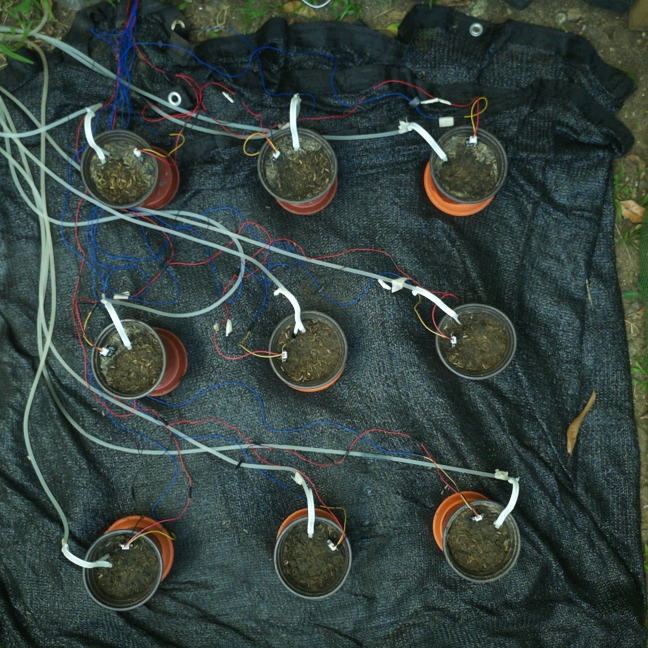
#> input picture DATA/agrisentry_data/frames/D01_2026-10-29_1314.png, 1296 x 1296 px (shown at 1/2 size)
$ python remask_all.py
#> lines starting #> are read from the running program, lines starting #| are printed output that depends on the picture; after the words box and inside, x2 and y2 are one past the last pixel; in counts of white or black regions, pixels touching at a corner belong together
#!/usr/bin/env python3
"""remask_all.py -- Generate parallel clean-masked dataset and overlays from saved
Run 2 frames (D01, D04-D21) without touching the original baseline files.

Reads Dual_Archi/growth_dataset.csv (read-only) and writes:
  - Dual_Archi/growth_dataset_clean.csv
  - DATA/thesis_clean/growth_dataset.csv (+ sowing_date.txt, field_log.csv, glare_log.csv)
  - DATA/agrisentry_data/frames/overlay_clean/*.jpg

Uses PIL + numpy (no OpenCV dependency required).
Does NOT push to GitHub.
"""
import csv
import json
import os
import shutil
import numpy as np
from PIL import Image, ImageDraw, ImageFont

REPO = os.path.dirname(os.path.dirname(os.path.dirname(os.path.abspath(__file__))))
DUAL = os.path.join(REPO, "Dual_Archi")
THESIS_CLEAN = os.path.join(REPO, "DATA", "thesis_clean")
FRAME_DIR = os.path.join(REPO, "DATA", "agrisentry_data", "frames")
OVERLAY_CLEAN_DIR = os.path.join(FRAME_DIR, "overlay_clean")

CSV_PATH = os.path.join(DUAL, "growth_dataset.csv")
OUT_CLEAN_CSV = os.path.join(DUAL, "growth_dataset_clean.csv")
ALIGN_LOG = os.path.join(DUAL, "align_log.csv")

# Masking constants (aligned with updated Dual_Archi/capture_gpr.py)
HUE_LO, HUE_HI = 36, 85
SAT_MIN, VAL_MIN = 100, 55
WEAK_HUE_LO, WEAK_HUE_HI = 34, 88
WEAK_SAT_MIN, WEAK_VAL_MIN = 80, 48
MIN_BLOB_AREA = 12
POT_INNER_R_PX = 68.0
REF_R, REF_G, REF_B = 62.3, 72.3, 60.5

CELL_R_PX = 175.0
POT_PITCH_MM = 330.0        # same as capture_gpr.py (territory r = 221 px)
PX_PER_MM = 1.34
ANOMALY_DELTA_PER_DAY = 15.0

DAY_FRAMES = {
    1:  ("pot_rois_before_D6_recentre.json", (0.0, 0.0),   "D01_2026-10-29_1314.png"),
    4:  ("pot_rois_before_D6_recentre.json", (0.0, 0.0),   "D04_2026-11-01_1210.png"),
    5:  ("pot_rois_before_D6_recentre.json", (0.0, 0.0),   "D05_2026-11-02_1210.png"),
    6:  ("pot_rois_before_D6_recentre.json", (0.0, 0.0),   "D06_2026-11-03_1200.png"),
    7:  ("pot_rois_before_D10_align.json",   (0.0, 0.0),   "D07_2026-11-04_1200.png"),
    8:  ("pot_rois_before_D10_align.json",   (0.0, 0.0),   "D08_2026-11-05_1200.png"),
    9:  ("pot_rois_before_D10_align.json",   (0.0, 0.0),   "D09_2026-11-06_1200.png"),
    10: ("pot_rois_before_D11_rebase.json",  "2026-11-07 13:54", "D10_2026-11-07_1224.png"),
    11: ("pot_rois_before_D11_rebase.json",  "2026-11-08 12:52", "D11_2026-11-08_1252.png"),
    12: ("pot_rois.json",                    "2026-11-09 12:00", "replaced/D12_2026-11-09_1200.png"),
    13: ("pot_rois.json",                    "2026-11-10 12:00", "D13_2026-11-10_1200.png"),
    14: ("pot_rois.json",                    "2026-11-11 12:00", "D14_2026-11-11_1200.png"),
    15: ("pot_rois.json",                    "2026-11-12 12:10", "D15_2026-11-12_1210.png"),
    16: ("pot_rois.json",                    "2026-11-13 12:00", "D16_2026-11-13_1200.png"),
    17: ("pot_rois.json",                    "2026-11-14 12:00", "D17_2026-11-14_1200.png"),
    18: ("pot_rois.json",                    "2026-11-15 12:00", "D18_2026-11-15_1200.png"),
    19: ("pot_rois.json",                    "2026-11-16 12:47", "D19_2026-11-16_1247.png"),
    20: ("pot_rois.json",                    "2026-11-17 12:41", "D20_2026-11-17_1242.png"),
    21: ("pot_rois.json",                    "2026-11-18 12:54", "D21_2026-11-18_1254.png"),
}


def sunny_wb_rgb(rgb):
    """Normalize RGB frame to sunny-day neutral reference on mid-tone pixels."""
    f = rgb.astype(np.float32)
    lum = f.mean(axis=2)
    valid = (lum > 15) & (lum < 235)
    if np.count_nonzero(valid) < 1000:
        valid = np.ones(rgb.shape[:2], dtype=bool)
    rm = float(f[..., 0][valid].mean())
    gm = float(f[..., 1][valid].mean())
    bm = float(f[..., 2][valid].mean())
    out = np.empty_like(f)
    out[..., 0] = f[..., 0] * (REF_R / max(rm, 1.0))
    out[..., 1] = f[..., 1] * (REF_G / max(gm, 1.0))
    out[..., 2] = f[..., 2] * (REF_B / max(bm, 1.0))
    return np.clip(out, 0, 255).astype(np.uint8)


def rgb_to_cv_hsv(rgb):
    """OpenCV-compatible uint8 HSV (H: 0..179, S: 0..255, V: 0..255)."""
    arr = rgb.astype(np.float32) / 255.0
    r, g, b = arr[..., 0], arr[..., 1], arr[..., 2]
    mx = np.maximum(np.maximum(r, g), b)
    mn = np.minimum(np.minimum(r, g), b)
    df = mx - mn

    h = np.zeros_like(mx)
    nz = df > 1e-6
    mr = nz & (mx == r)
    mg = nz & (mx == g) & ~mr
    mb = nz & (mx == b) & ~mr & ~mg

    h[mr] = (60.0 * ((g[mr] - b[mr]) / df[mr])) % 360.0
    h[mg] = 60.0 * ((b[mg] - r[mg]) / df[mg]) + 120.0
    h[mb] = 60.0 * ((r[mb] - g[mb]) / df[mb]) + 240.0

    s = np.zeros_like(mx)
    s[mx > 1e-6] = (df[mx > 1e-6] / mx[mx > 1e-6]) * 255.0
    v = mx * 255.0

    out = np.empty(rgb.shape, dtype=np.uint8)
    out[..., 0] = np.clip(np.round(h / 2.0), 0, 179).astype(np.uint8)
    out[..., 1] = np.clip(np.round(s), 0, 255).astype(np.uint8)
    out[..., 2] = np.clip(np.round(v), 0, 255).astype(np.uint8)
    return out


def morph_open_3x3(mask):
    """Exact 3x3 morphological opening (erode then dilate)."""
    m = mask > 0
    p = np.pad(m, 1, mode="edge")
    er = (
        p[:-2, :-2] & p[:-2, 1:-1] & p[:-2, 2:] &
        p[1:-1, :-2] & p[1:-1, 1:-1] & p[1:-1, 2:] &
        p[2:, :-2] & p[2:, 1:-1] & p[2:, 2:]
    )
    p2 = np.pad(er, 1, mode="constant", constant_values=False)
    di = (
        p2[:-2, :-2] | p2[:-2, 1:-1] | p2[:-2, 2:] |
        p2[1:-1, :-2] | p2[1:-1, 1:-1] | p2[1:-1, 2:] |
        p2[2:, :-2] | p2[2:, 1:-1] | p2[2:, 2:]
    )
    return di


def shift_rois(rois, dx, dy):
    out = {}
    for pid, r in rois.items():
        r2 = dict(r)
        r2["x"] = int(round(r["x"] + dx))
        r2["y"] = int(round(r["y"] + dy))
        out[pid] = r2
    return out


def roi_geometry(roi):
    return (roi["x"] + roi["w"] / 2.0,
            roi["y"] + roi["h"] / 2.0,
            min(roi["w"], roi["h"]) / 2.0)


def circle_mask(shape_hw, cx, cy, r):
    h, w = shape_hw
    yy, xx = np.mgrid[0:h, 0:w].astype(np.float32)
    return ((xx - int(cx)) ** 2 + (yy - int(cy)) ** 2) <= (int(r) * int(r))


def cell_masks(shape_hw, rois, r_px=CELL_R_PX):
    h, w = shape_hw
    yy, xx = np.mgrid[0:h, 0:w].astype(np.float32)
    best = np.full((h, w), np.inf, np.float32)
    owner = np.full((h, w), -1, np.int8)
    ids = sorted(rois)
    for i, pid in enumerate(ids):
        cx, cy, _ = roi_geometry(rois[pid])
        d2 = (xx - cx) ** 2 + (yy - cy) ** 2
        closer = d2 < best
        best[closer] = d2[closer]
        owner[closer] = i
    owner[best > r_px * r_px] = -1
    return {pid: (owner == i) for i, pid in enumerate(ids)}


def clean_green_and_raw(hsv, rois):
    """Return (final_mask, raw_inner_hsv_mask)."""
    raw_hsv = (
        (hsv[..., 0] >= HUE_LO) & (hsv[..., 0] <= HUE_HI) &
        (hsv[..., 1] >= SAT_MIN) & (hsv[..., 2] >= VAL_MIN)
    )
    core = morph_open_3x3(raw_hsv)
    h, w = hsv.shape[:2]
    yy, xx = np.mgrid[0:h, 0:w].astype(np.float32)
    inner = np.zeros((h, w), dtype=bool)
    for r in rois.values():
        cx, cy, _ = roi_geometry(r)
        inner |= ((xx - cx) ** 2 + (yy - cy) ** 2) <= (POT_INNER_R_PX ** 2)

    visited = np.zeros((h, w), dtype=bool)
    clean_core = np.zeros((h, w), dtype=bool)
    ys, xs = np.nonzero(core & inner)
    for y0, x0 in zip(ys, xs):
        if visited[y0, x0]:
            continue
        stack = [(y0, x0)]
        visited[y0, x0] = True
        comp = []
        while stack:
            y, x = stack.pop()
            comp.append((y, x))
            for dy in (-1, 0, 1):
                ny = y + dy
                if 0 <= ny < h:
                    for dx in (-1, 0, 1):
                        nx = x + dx
                        if 0 <= nx < w and core[ny, nx] and not visited[ny, nx]:
                            visited[ny, nx] = True
                            stack.append((ny, nx))
        if len(comp) >= MIN_BLOB_AREA:
            for y, x in comp:
                clean_core[y, x] = True

    weak = (
        (hsv[..., 0] >= WEAK_HUE_LO) & (hsv[..., 0] <= WEAK_HUE_HI) &
        (hsv[..., 1] >= WEAK_SAT_MIN) & (hsv[..., 2] >= WEAK_VAL_MIN)
    )
    p2 = np.pad(clean_core, 1, mode="constant", constant_values=False)
    dil = (
        p2[:-2, :-2] | p2[:-2, 1:-1] | p2[:-2, 2:] |
        p2[1:-1, :-2] | p2[1:-1, 1:-1] | p2[1:-1, 2:] |
        p2[2:, :-2] | p2[2:, 1:-1] | p2[2:, 2:]
    )
    final = (clean_core | (dil & weak)) & inner
    return final, (raw_hsv & inner)


def canopy_bbox(mask, area):
    """Bounding box (w, h) of largest 8-connected component of mask & area."""
    sub = mask & area
    if not np.any(sub):
        return 0, 0
    h, w = sub.shape
    visited = np.zeros((h, w), dtype=bool)
    best_area = 0
    best_wh = (0, 0)
    ys, xs = np.nonzero(sub)
    for y0, x0 in zip(ys, xs):
        if visited[y0, x0]:
            continue
        stack = [(y0, x0)]
        visited[y0, x0] = True
        min_x = max_x = x0
        min_y = max_y = y0
        cnt = 0
        while stack:
            y, x = stack.pop()
            cnt += 1
            if x < min_x: min_x = x
            if x > max_x: max_x = x
            if y < min_y: min_y = y
            if y > max_y: max_y = y
            for dy in (-1, 0, 1):
                ny = y + dy
                if 0 <= ny < h:
                    for dx in (-1, 0, 1):
                        nx = x + dx
                        if 0 <= nx < w and sub[ny, nx] and not visited[ny, nx]:
                            visited[ny, nx] = True
                            stack.append((ny, nx))
        if cnt > best_area:
            best_area = cnt
            best_wh = (max_x - min_x + 1, max_y - min_y + 1)
    return best_wh


def draw_overlay(rgb, green_mask, cells, rois, out_path):
    """Save magenta-mask + yellow cell-boundary overlay JPEG."""
    ov = rgb.copy()
    ov[green_mask] = [255, 0, 255]
    # Draw cell boundaries (1-2 px border where neighbor differs)
    boundary = np.zeros(rgb.shape[:2], dtype=bool)
    for m in cells.values():
        p = np.pad(m, 1, mode="constant", constant_values=False)
        er = p[:-2, 1:-1] & p[2:, 1:-1] & p[1:-1, :-2] & p[1:-1, 2:]
        edge = m & ~er
        boundary |= edge
    # Thicken slightly to 2 px
    p = np.pad(boundary, 1, mode="constant", constant_values=False)
    thick = boundary | p[:-2, 1:-1] | p[1:-1, :-2]
    ov[thick] = [255, 255, 0]

    im = Image.fromarray(ov)
    draw = ImageDraw.Draw(im)
    try:
        font = ImageFont.truetype("/System/Library/Fonts/Helvetica.ttc", 26)
    except Exception:
        font = ImageFont.load_default()
    for pid, r in sorted(rois.items()):
        cx, cy, _ = roi_geometry(r)
        draw.text((int(cx) - 30, int(cy) - 72), pid, fill=(255, 255, 0), font=font)
    os.makedirs(os.path.dirname(out_path), exist_ok=True)
    im.save(out_path, quality=88)


def load_shifts():
    shifts = {}
    with open(ALIGN_LOG, newline="") as f:
        for r in csv.DictReader(f):
            if r["applied"] == "1":
                shifts[(int(r["day"]), r["timestamp"])] = (float(r["dx_px"]), float(r["dy_px"]))
    return shifts


def main():
    shifts = load_shifts()
#> (reads Dual_Archi/align_log.csv from the repository)
    with open(CSV_PATH, newline="") as f:
#> (reads Dual_Archi/growth_dataset.csv from the repository)
        rd = csv.reader(f)
        header = next(rd)
        rows = list(rd)
    col = {h: i for i, h in enumerate(header)}

    os.makedirs(OVERLAY_CLEAN_DIR, exist_ok=True)
    os.makedirs(THESIS_CLEAN, exist_ok=True)

    # Group rows by day
    days_present = sorted({int(r[col["day"]]) for r in rows})
    terr_r_px = (POT_PITCH_MM * PX_PER_MM) / 2.0

    roi_cache = {}
    prev_gpr = {}

    for day in days_present:
        if day not in DAY_FRAMES:
            raise SystemExit(f"ERROR: No frame mapping configured for D{day}")
        roi_file, shift_spec, rel_frame = DAY_FRAMES[day]
        frame_path = os.path.join(FRAME_DIR, rel_frame)
        if not os.path.exists(frame_path):
            raise SystemExit(f"ERROR: Missing frame {frame_path}")

        if roi_file not in roi_cache:
            with open(os.path.join(DUAL, roi_file)) as f:
#> (reads Dual_Archi/pot_rois_before_D6_recentre.json from the repository)
                roi_cache[roi_file] = json.load(f)["rois"]
        base_rois = roi_cache[roi_file]
        if isinstance(shift_spec, tuple):
            dx, dy = shift_spec
        else:
            dx, dy = shifts[(day, shift_spec)]
        rois = shift_rois(base_rois, dx, dy)

        rgb = np.array(Image.open(frame_path).convert("RGB"))
#> rgb is the input picture: shape (1296, 1296, 3); mean R, G, B 54.5, 67.6, 63.2
        wb = sunny_wb_rgb(rgb)
#> in sunny_wb_rgb, `valid = (lum > 15) & (lum < 235)`:
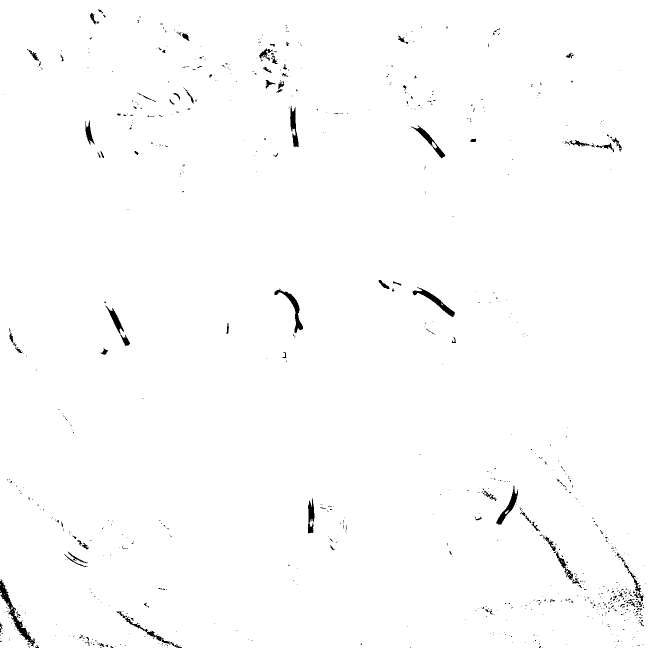
#> valid: shape (1296, 1296) bool (shown at 1/2 size); 99% white; 867 black regions (778 under 20 px), largest, box (x1, y1, x2, y2) and area: (0, 1159, 70, 1293) 1426, (825, 574, 910, 634) 978, (549, 577, 606, 666) 960
#> in sunny_wb_rgb, `rm = float(f[..., 0][valid].mean())`: rm = 53.95
#> in sunny_wb_rgb, `gm = float(f[..., 1][valid].mean())`: gm = 67.14
#> in sunny_wb_rgb, `bm = float(f[..., 2][valid].mean())`: bm = 62.73
        hsv = rgb_to_cv_hsv(wb)
#> in rgb_to_cv_hsv, `h[mb] = 60.0 * ((r[mb] - g[mb]) / df[mb]) + 240.0`:
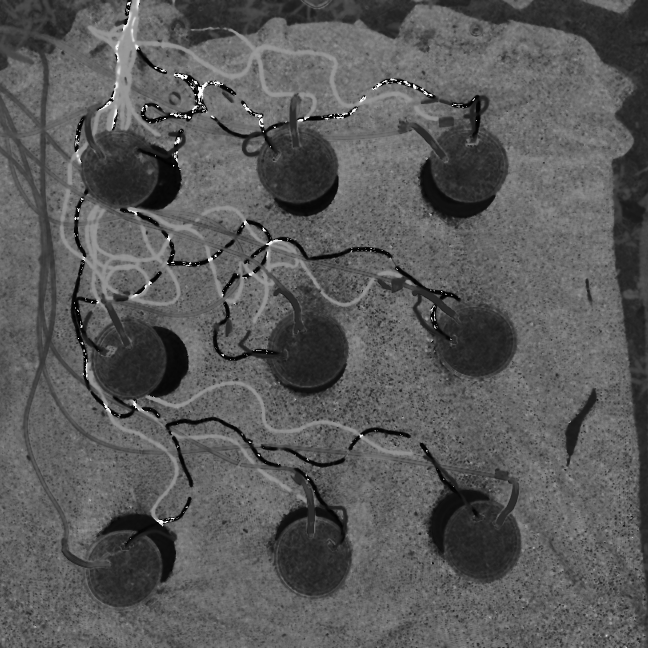
#> h: shape (1296, 1296) float32 (shown at 1/2 size); min 0, max 359.5, mean 127; drawn with min black and max white
#> in rgb_to_cv_hsv, `out[..., 2] = np.clip(np.round(v), 0, 255).astype(np.uint8)`:
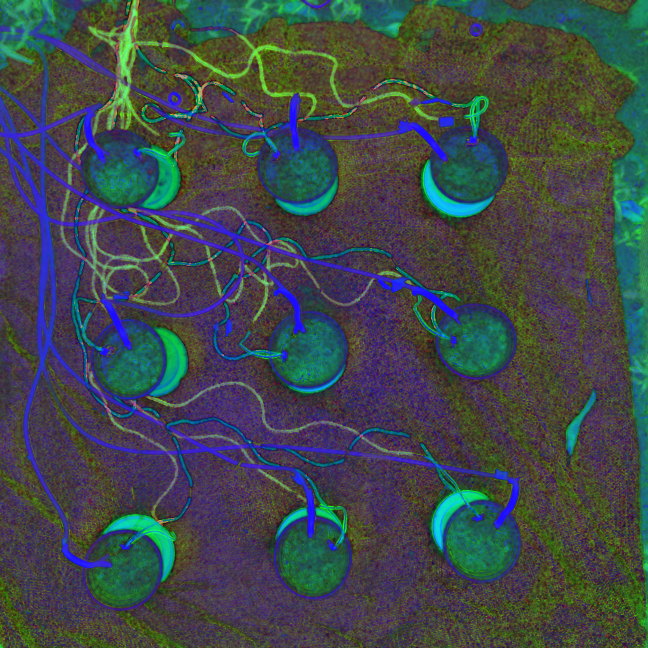
#> out: shape (1296, 1296, 3) (shown at 1/2 size); mean of channels 0, 1, 2 63.5, 72.5, 75.1; drawn as R, G, B
        green_all, green_raw = clean_green_and_raw(hsv, rois)
#> after the loop in clean_green_and_raw, `for r in rois.values():`:
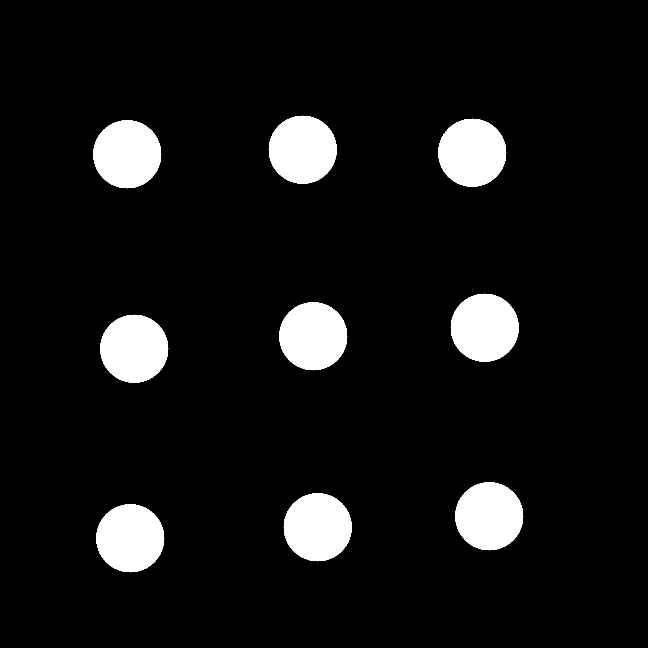
#> inner: shape (1296, 1296) bool (shown at 1/2 size); 7.8% white; 9 white regions, largest, box (x1, y1, x2, y2) and area: (537, 231, 674, 368) 14505, (876, 237, 1013, 374) 14505, (186, 240, 323, 377) 14505
#> in clean_green_and_raw, `ys, xs = np.nonzero(core & inner)`: ys = empty array
#> in clean_green_and_raw, `weak = ( (hsv[..., 0] >= WEAK_HUE_LO) & (hsv[..., 0] <= WEAK_HUE_HI) &..`:
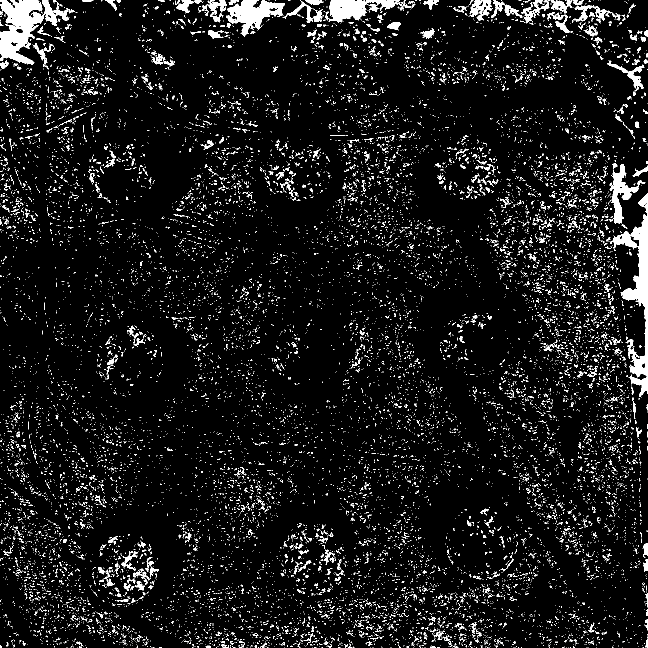
#> weak: shape (1296, 1296) bool (shown at 1/2 size); 6.7% white; 16737 white regions (16089 under 20 px), largest, box (x1, y1, x2, y2) and area: (1220, 386, 1296, 794) 8104, (0, 0, 150, 129) 7936, (452, 0, 570, 73) 3932
#> green_raw: shape (1296, 1296) bool; 0.02% white in thin lines or dots, all inside (x1, y1, x2, y2) = (189, 252, 1020, 1140)
        cells = cell_masks(rgb.shape[:2], rois)

        day_rows = [r for r in rows if int(r[col["day"]]) == day]
        if len(day_rows) != 9:
            raise SystemExit(f"ERROR: Expected 9 rows for D{day}, found {len(day_rows)}")

        for r in day_rows:
            pid = r[col["pot_id"]]
            roi = rois[pid]
            cx, cy, rad = roi_geometry(roi)
            area = circle_mask(rgb.shape[:2], cx, cy, rad)
            tot = int(np.count_nonzero(area))
            g = int(np.count_nonzero(green_all & area))
            gr = int(np.count_nonzero(green_raw & area))
            cw, ch = canopy_bbox(green_all, area)

            t_area = circle_mask(rgb.shape[:2], cx, cy, terr_r_px)
            tt = int(np.count_nonzero(t_area))
            tg = int(np.count_nonzero(green_all & t_area))

            ct = int(np.count_nonzero(cells[pid]))
            cg = int(np.count_nonzero(green_all & cells[pid]))

            gpr = g / tot * 100.0 if tot else 0.0
            gpr_raw = gr / tot * 100.0 if tot else 0.0
            tgpr = tg / tt * 100.0 if tt else 0.0
            cgpr = cg / ct * 100.0 if ct else 0.0

            flag = 0
            if pid in prev_gpr:
                pday, pg = prev_gpr[pid]
                if abs(gpr - pg) > ANOMALY_DELTA_PER_DAY * max(1, day - pday):
                    flag = 1
            prev_gpr[pid] = (day, gpr)

            r[col["raw_gpr"]] = f"{gpr:.2f}"
            r[col["green_px"]] = str(g)
            r[col["total_px"]] = str(tot)
            r[col["flag"]] = str(flag)
            r[col["raw_gpr_noopen"]] = f"{gpr_raw:.2f}"
            r[col["terr_gpr"]] = f"{tgpr:.2f}"
            r[col["terr_green_px"]] = str(tg)
            r[col["terr_total_px"]] = str(tt)
            r[col["canopy_w_px"]] = str(cw)
            r[col["canopy_h_px"]] = str(ch)
            r[col["cell_gpr"]] = f"{cgpr:.2f}"
            r[col["cell_green_px"]] = str(cg)
            r[col["cell_total_px"]] = str(ct)
#> this loop made 9 passes
#> (gr, gpr_raw) on passes 1 to 8: (30, 0.161), (36, 0.193), (46, 0.247), (12, 0.0645), (7, 0.0376), (31, 0.167), (32, 0.172), (36, 0.193)
#> area: shape (1296, 1296) bool; 1.1% white; 1 white region, box (x1, y1, x2, y2) and area: (183, 999, 338, 1154) 18605
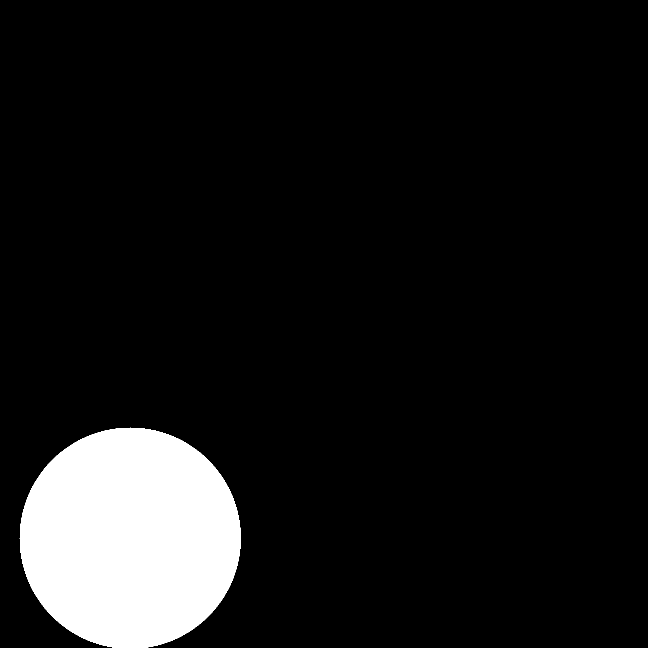
#> t_area: shape (1296, 1296) bool (shown at 1/2 size); 9.1% white; 1 white region, box (x1, y1, x2, y2) and area: (39, 855, 482, 1296) 153377
#> after the loop, prev_gpr = 9 items

        # Write clean overlays to overlay_clean/ only (never touch original overlay/)
        ov_path = os.path.join(OVERLAY_CLEAN_DIR, f"D{day:02d}_overlay.jpg")
        if day == 12:
            ov_1200 = os.path.join(OVERLAY_CLEAN_DIR, "D12_overlay_1200.jpg")
            draw_overlay(rgb, green_all, cells, rois, ov_1200)
            shutil.copy2(ov_1200, ov_path)
        else:
            draw_overlay(rgb, green_all, cells, rois, ov_path)
#> in draw_overlay, `im.save(out_path, quality=88)`:
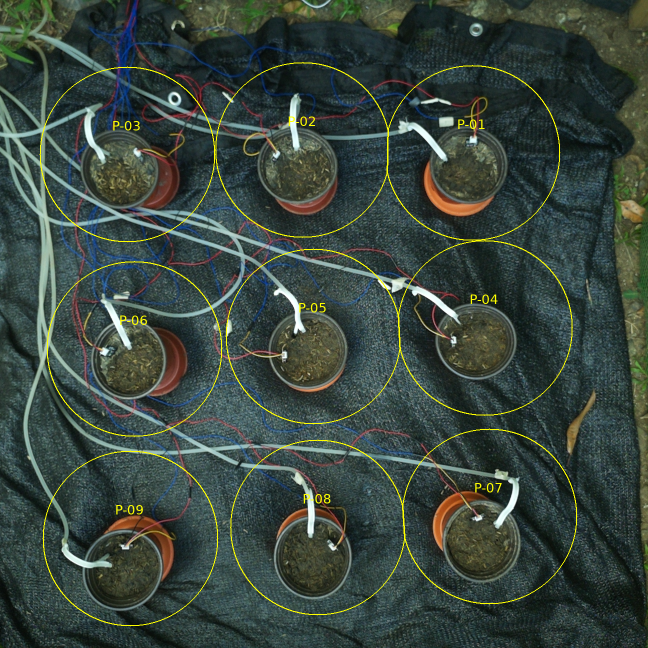
#> saved as D01_overlay.jpg: PIL image 1296x1296 RGB (shown at 1/2 size); mean R, G, B 57.1, 70.1, 62.3

        mean_cell = np.mean([float(r[col["cell_gpr"]]) for r in day_rows])
#> mean_cell = 0
        mean_raw = np.mean([float(r[col["raw_gpr"]]) for r in day_rows])
#> mean_raw = 0
        p3_px = [r[col["green_px"]] for r in day_rows if r[col["pot_id"]] == "P-03"][0]
#> p3_px = '0'
        print(f"D{day:02d}: raw_gpr mean={mean_raw:.2f}%, cell_gpr mean={mean_cell:.2f}% (P-03={p3_px} px)")
#| D01: raw_gpr mean=0.00%, cell_gpr mean=0.00% (P-03=0 px)

    # Write clean CSV & supporting metadata to parallel clean paths
    with open(OUT_CLEAN_CSV, "w", newline="") as f:
        w = csv.writer(f, lineterminator="\n")
        w.writerow(header)
        w.writerows(rows)
    shutil.copy2(OUT_CLEAN_CSV, os.path.join(THESIS_CLEAN, "growth_dataset.csv"))
    for fname in ("sowing_date.txt", "field_log.csv", "glare_log.csv"):
        src = os.path.join(DUAL, fname)
        if os.path.exists(src):
            shutil.copy2(src, os.path.join(THESIS_CLEAN, fname))
    print(f"\nWrote {os.path.relpath(OUT_CLEAN_CSV, REPO)} ({len(rows)} rows) and DATA/thesis_clean/")
    print(f"Wrote clean overlays to {os.path.relpath(OVERLAY_CLEAN_DIR, REPO)}/")


if __name__ == "__main__":
#> (the run stopped early here; a loop or call above may not have finished)
